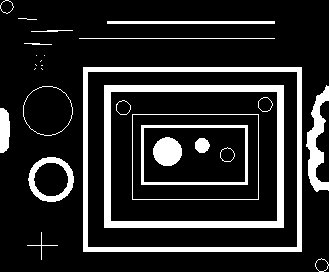
#> input picture pictures/blobs.png, 329 x 272 px, found by its file name
$ python Distance_Skeleton.py   (older library calls are emulated)
#> lines starting #> are read from the running program, lines starting #| are printed output that depends on the picture; after the words box and inside, x2 and y2 are one past the last pixel; in counts of white or black regions, pixels touching at a corner belong together
#> `img = cv2.imread(path + imgname, -1)`: img: shape (272, 329); 15.6% white; 28 white regions (8 under 20 px), largest, box (x1, y1, x2, y2) and area: (104, 85, 284, 228) 4326, (83, 67, 302, 252) 3940, (306, 85, 329, 192) 1108
### utils/Dilation_Erosion.py
# -*- coding: utf-8 -*-
# @Time    : 2021/4/17 23:37
# @Author  : tangxl
# @FileName: Dilation_Erosion.py
# @Software: PyCharm
"""
Code to realize Dilation and Erosion & conditional dilation
Input : Binary image & Structure Element
Do not waste time in meaningless calculate!
"""

import cv2
import numpy as np


def DilationGet(img, SE):
    """

    :param img: Binary img
    :param SE:
    :return: Binary img_R 0&1 | dtype = int
    """
    w, h = img.shape

    if np.max(img) == 255:
        img = img / 255
    #     img = img_convert(img) # 0-1 transform
    # img.dtype = 'bool'
    (SE_w, SE_h) = SE.shape
    # print(SE)
    img_R = np.array([w, h])
    img_R = img.copy()

    if (SE_w != SE_w) or (SE_w % 2 == 0):
        print("Structure Element Error")
        return -1

    # Dilation
    gap = int(SE_w / 2)

    for i in range(gap, w - gap):
        for j in range(gap, h - gap):
            if img[i][j] == 1:
                mat = GetTheLittle(SE_h, img, i, j)
                if 0 in mat:
                    # print('mat:' ,mat)
                    # print('SE',SE)
                    DR = mat & SE
                    # print(DR)
                    c = 0  # count
                    se_row = np.reshape(SE, ([1, SE_h * SE_w]))  # 转换成行向量
                    if True in DR:  # 满足膨胀要求
                        # print(DR)
                        # 可以用数组切片加速
                        # img_R[i-gap:i+gap+1,j-gap:j+gap+1] = SE.astype(np.int64)
                        for x in range(i - gap, i + gap + 1):
                            for y in range(j - gap, j + gap + 1):
                                if img_R[x][y] == 0:
                                    img_R[x][y] = int(se_row[0, c])
                                c += 1

    return img_R


def ErosionGet(img, SE):
    """
    :param img: Binary img
    :param SE:
    :return: Binary img_R 0&1.0
    """
    w, h = img.shape
    # img = img_convert(img) # 0-1 transform
    # img.dtype = 'bool'
    img = img / 255
    (SE_w, SE_h) = SE.shape
    # print(SE)
    img_R = np.array([w, h])
    img_R = img.copy()
    if (SE_w != SE_w) or (SE_w % 2 == 0):
        print("Structure Element Error")
        return -1

    # Dilation
    gap = int(SE_w / 2)

    for i in range(gap, w - gap):
        for j in range(gap, h - gap):
            if img[i][j] == 1:
                mat = GetTheLittle(SE_h, img, i, j)
                if 0 in mat:
                    # print('mat:' ,mat)
                    # print('SE',SE)
                    DR = mat & SE

                    # print(DR)

                    if not ((SE == DR).all()):  # 满足腐蚀要求
                        img_R[i][j] = 0

    return img_R


# A Function to get the SE size from the picture
# size = SE's size
def GetTheLittle(size, pic, i, j):

    gap = int(size / 2)
    mat = pic[i - gap:i + gap + 1, j - gap:j + gap + 1]

    mat = mat.astype(np.int16)
    # print(mat)
    return mat


# [10 lines left out: function img_convert, not called in this run]


# '''
# conditional dialate
# input : img & line's position
# output : img_R
# '''
#
#
# def ConDia(img, line):
#
#     path = '/Users/zhangyesheng/Desktop/temp/ConD/'
#     cv2.imwrite(path + 'Ori.jpg', img)
#     w, h = img.shape
#     img = img_convert(img)
#     # cv2.imwrite(path+'Ori.jpg',img*255)
#     img = img.astype(np.int)
#     img_line = np.zeros([w, h], dtype='int')
#     img_line[:, int(h * line)] = 1
#
#     temp = np.zeros([w, h], dtype='int')
#     SE = np.ones([11, 11], dtype='bool')
#     c = 0
#     img_grayt = img.astype(np.bool)
#     # print(img_grayt.dtype)
#
#     # img_graytl = img_grayt*255
#     a = 0
#     b = 0
#     while(True):
#         print(c)
#         img_line = DilationGet(img_line, SE)
#         temp = img_line.copy()
#         # print(temp.dtype)
#         # temp = temp.astype(np.int)
#         # img_line = img_line.astype(np.bool)
#         img_line = img_line & img_grayt  # 0 & 1
#         img_line = img_line.astype(np.int)
#         # print(img_line.dtype)
#         img_l = img_line * 255
#
#         cv2.imwrite(path + str(c) + '.jpg', img_l)
#         c += 1
#         # print((temp == img_line).all())
#         res = temp == img_line
#         a = np.sum(res == False)
#         if (a == b):
#             break
#         b = a
#
#     return img_line.astype(np.int)

### utils/Distance_Skeleton.py
# -*- coding: utf-8 -*-
# @Time    : 2021/4/18 10:13
# @Author  : tangxl
# @FileName: Distance_Skeleton.py
# @Software: PyCharm
"""
Distance transform & Skeleton
"""

import cv2
import numpy as np
from utils.Dilation_Erosion import DilationGet, ErosionGet


# distance transform
def DisTrans(img):
    w, h = img.shape

    SE = np.ones([3, 3], dtype='bool')
    # remove the points in the border
    img[0, :] = 0
    img[:, 0] = 0
    img[w - 1, :] = 0
    img[:, h - 1] = 0

    Img_R = img.copy()
    Img_R = Img_R / 255  # all is 1 or 0
    c = 2
    while(img.any() == 1):
        img = ErosionGet(img, SE)
        none, img = cv2.threshold(img, 0, 255, cv2.THRESH_BINARY)
        [x, y] = np.where(Img_R == 1)
        for i in range(len(x)):
            if(img[x[i]][y[i]] == 0):
                Img_R[x[i]][y[i]] = c
        c += 1
    Img_R = (Img_R / Img_R.max()) * 255
    return Img_R


# get the skeleton
def SkeGet(img):
    w, h = img.shape
#> w = 272; h = 329
    Img_R = np.zeros([w, h])
    SE = np.ones([3, 3], dtype='bool')
    # remove the points in the border
    img[0, :] = 0
    img[:, 0] = 0
    img[w - 1, :] = 0
    img[:, h - 1] = 0
#> img: shape (272, 329); 15.5% white; 30 white regions (10 under 20 px), largest, box (x1, y1, x2, y2) and area: (104, 85, 284, 228) 4326, (83, 67, 302, 252) 3940, (306, 85, 328, 192) 1084
    c = 0
    while img.any() == 1:

        # Erosion
        img = ErosionGet(img, SE)
        none, img = cv2.threshold(img, 0, 255, cv2.THRESH_BINARY)
        temp = img.copy()

        # open
        temp = ErosionGet(temp, SE)
        none, temp = cv2.threshold(temp, 0, 255, cv2.THRESH_BINARY)
        temp = DilationGet(temp, SE)
        none, temp = cv2.threshold(temp, 0, 255, cv2.THRESH_BINARY)

        temp = img - temp

        # set result
        Img_R += temp
        c += 1
#> this loop made 11 passes
#> pass 1, in SkeGet, `img = ErosionGet(img, SE)`:
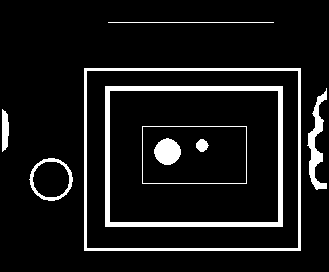
#> img: shape (272, 329) float64; values 0 (black) and 1 (white), 9% white; 9 white regions, largest, box (x1, y1, x2, y2) and area: (105, 86, 283, 227) 3090, (84, 68, 301, 251) 2364, (307, 88, 327, 190) 769
#> pass 1, in SkeGet, `temp = ErosionGet(temp, SE)`:
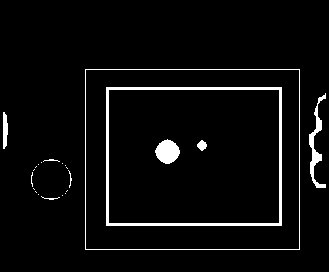
#> temp: shape (272, 329) float64; values 0 (black) and 1 (white), 4.3% white; 23 white regions (14 under 20 px), largest, box (x1, y1, x2, y2) and area: (106, 87, 282, 226) 1854, (85, 69, 300, 250) 788, (309, 93, 326, 188) 474
#> after the loop:
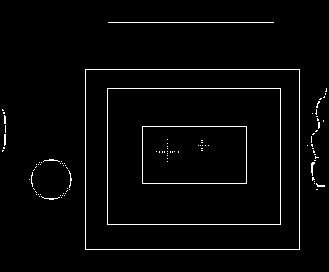
#> Img_R: shape (272, 329) float64; 2.5% white in thin lines or dots, all inside (x1, y1, x2, y2) = (2, 22, 327, 250)
#> after the loop: img: shape (272, 329) float64; every value is 0
    return Img_R, c


if __name__ == "__main__":
    path = './pictures/'
    imgname = 'blobs.png'

    img = cv2.imread(path + imgname, -1)
    # [7 lines of commented-out code are left out]
    Img_R, c = SkeGet(img)
    cv2.imwrite(path + "Dis.jpg", Img_R)

#> (the run stopped early here; a loop or call above may not have finished)
